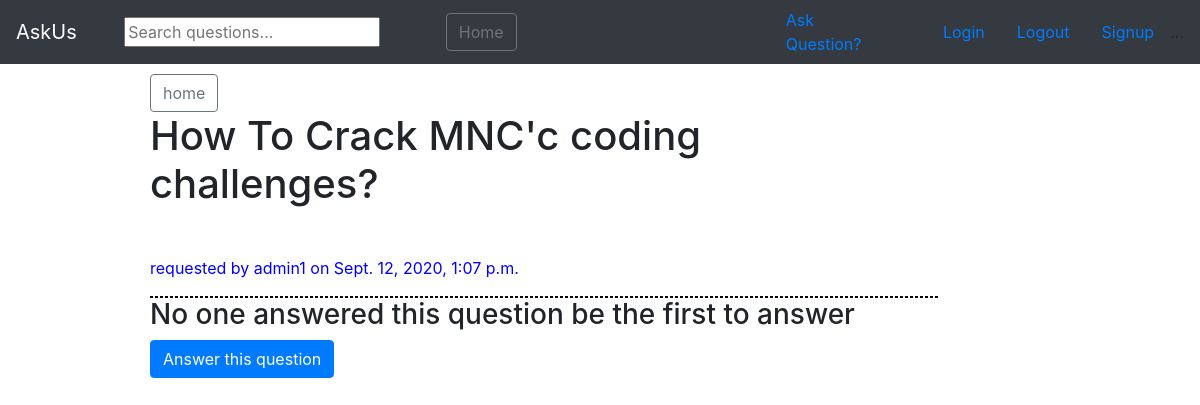
/detail/17, run on the app's committed database.
### myapp/models.py (models this page shows, shortened)
class questions_model(models.Model):
    author = models.ForeignKey(User,on_delete=models.CASCADE,related_name='questions')
    question = models.TextField()
    date=models.DateTimeField(default=timezone.now)

### myapp/views.py (the view)
# urls.py: re_path(r'^detail/(?P<id>\d+)', views.question_detail_view),
def question_detail_view(request,id):
    question=questions_model.objects.get(id=id)
    answers=question.answers.all()
    return render(request,'questionDetail.html',{'question':question,'answers':answers})

### templates/questionDetail.html (shortened to what this page needs)
<!DOCTYPE html>
{% extends 'base.html'%}
{% block detailQuestion%}
<div class="qa">
  <a href="http://127.0.0.1:8000/" class="btn btn-outline-secondary">home</a>
<h1> {{question.question}} </h1>
<p> &emsp;&emsp;
  <div class="aut_date">
  requested by {{question.author}} on {{question.date}}
    </div>
</p>
<div class="striped-border">
</div>
{%if answers%}
    {% for answer in answers %}
        <div class="ans_date">
          <div class="answer_date_individual">  <p> Answered on {{answer.date}}</p>
          </div>
      <h5>{{answer.answer}}</h5>
        </div>
      <div class="striped-border">
      </div>
      <br>
    {% endfor%}
      <a href="http://127.0.0.1:8000/" class="btn btn-outline-secondary">go to home</a>
      <h1>{{question.question}}</h1>
      <br><a href="http://127.0.0.1:8000/answer/{{question.id}}" class="btn btn-primary">Answer this question</a>
  {% else%}
  <h3>No one answered this question
    be the first to answer</h3>
<a href="http://127.0.0.1:8000/answer/{{question.id}}" class="btn btn-primary">Answer this question</a>
  {% endif%}
</div>
{% endblock %}

### static/index.css (style rules this page uses)
.striped-border { border: 1px dashed #000; margin: auto; margin-top:0%; margin-bottom: 0%; }
.qa { float:left; padding: 10px 10px 0 150px ; width: 79%; }
.aut_date { color:blue; }

### data on the page
questions_model: question "How To Crack MNC'c coding challenges?", author "admin1", date "Sept. 12, 2020, 1:07 p.m."
